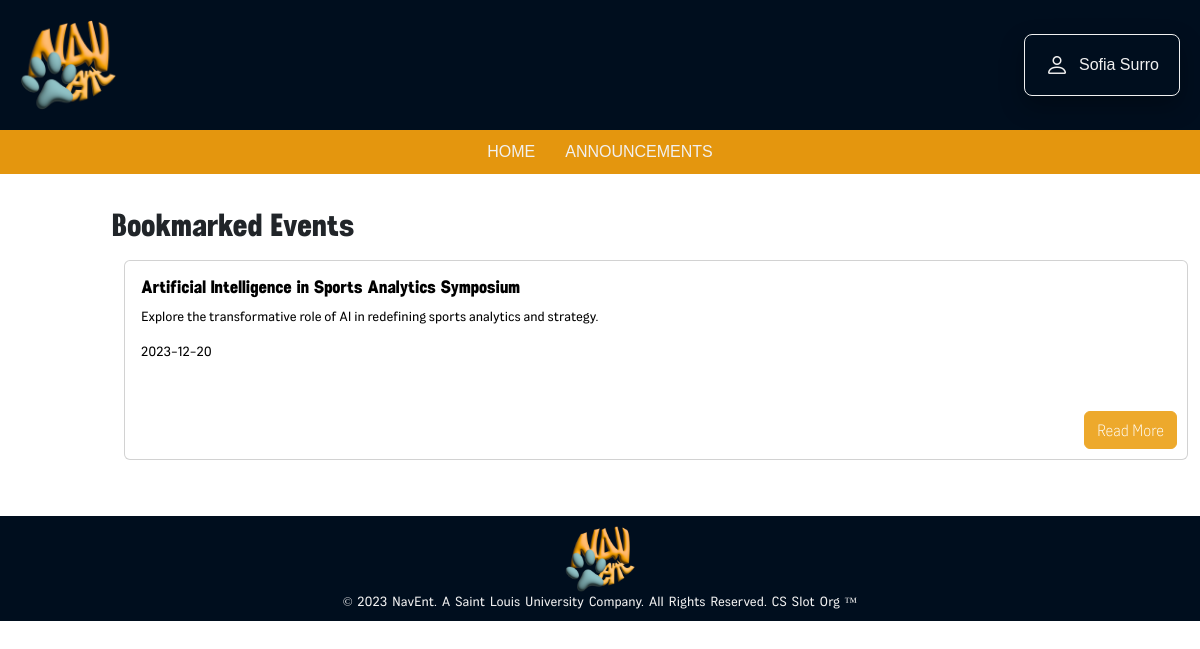
The page /client/bookmarked_events.php (signed in) on the database its author committed.
### tables this page shows
CREATE TABLE `events` (
  `Event_ID` int(11) NOT NULL,
  `Event_Name` varchar(255) NOT NULL,
  `Event_Tagline` varchar(255) NOT NULL,
  `Event_Description` text NOT NULL,
  `Event_StartDate` date NOT NULL,
  `Event_EndDate` date NOT NULL,
  `Event_Type` varchar(255) NOT NULL,
  `isOpen` tinyint(4) NOT NULL DEFAULT 0,
  `isPublic` tinyint(4) NOT NULL DEFAULT 0,
  `isLive` tinyint(4) DEFAULT NULL,
  `Participants` int(11) DEFAULT 0,
  `Event_Pic` blob DEFAULT NULL,
  `Event_PicFilePath` varchar(255) DEFAULT NULL,
  `Evaluation_Link` text DEFAULT NULL
);

### client/bookmarked_events.php (the view, shortened to what this page needs)
<?php
require "../php/dbconnection.php";
?>
<!DOCTYPE html>
<html lang="en">
<head>
    <link href="https://cdn.jsdelivr.net/npm/bootstrap@5.3.2/dist/css/bootstrap.min.css" rel="stylesheet">
    <link rel="stylesheet" href="https://cdn.jsdelivr.net/npm/bootstrap-icons@1.11.2/font/bootstrap-icons.min.css">
    <link rel="stylesheet" href="style/bookmarked_events.css">
</head>
<body>
    <header>
        <div class="d-flex align-items-center justify-content-between">
          <div class="logo">
              <img src="../res/imgs/navi-event-logo(3d).png" alt="Logo">
          </div>
          <div class="pf-dropdown">
            <button class="btn" type="button" data-bs-toggle="dropdown" aria-expanded="false">
              <div class="d-flex align-items-center">
                  <div class="profile-box">
                      <div class="pf">
                        <div class="profile-icon">
                          <i class="bi bi-person"></i>
                      </div>
                      <span class="username"><?php echo $_SESSION['username']; ?></span>
                      </div>
              </div>
            </button>
          </div>
        </div>
      </header>
    <nav>
        <div class="nav-links">
            <a href="../index.php">HOME</a>
            <a href="../client/announcement.php">ANNOUNCEMENTS</a>
        </div>
    </nav>
    <section id="packages" class="pt-3 pb-3 custom-left-padding">
      <h2 class="text-left my-3">Bookmarked Events</h2>
    <?php
    $bookmarkedUserID = $_SESSION['userId'];
    $st = $conn ->prepare("SELECT Event_ID FROM bookmarks WHERE User_ID=?");
    $st -> bind_param("i",$bookmarkedUserID);
    $st -> execute();
    $result = $st -> get_result();
    if($result -> num_rows != 0){
      $bookmarkedEvents = $result->fetch_all(MYSQLI_ASSOC);
    }
    $bookmarkedEventsCount = count($bookmarkedEvents);
     for($i = 0; $i < $bookmarkedEventsCount; $i++){
        $EventItself = array_shift($bookmarkedEvents[$i]);
        $st = $conn -> prepare("SELECT * FROM EVENTS WHERE Event_ID=?");
        $st -> bind_param('s',$EventItself);
        $st -> execute();
        $result = $st -> get_result();
        if($result -> num_rows != 0){
        $bmEvents = $result -> fetch_all(MYSQLI_ASSOC);
        $eventBook = array_shift($bmEvents);
    ?>
    <div id="latestEventsSlider" class="carousel slide" data-bs-ride="false">
        <div class="carousel-inner">
          <div class="carousel-item active">
            <div class="container">
                <div class="col-lg">
                  <div class="card latest-event w-100">
                    <div class="card-img-overlay">
                      <h5 class="card-title"><?php echo $eventBook['Event_Name']; ?></h5>
                      <p class="card-text"><?php echo $eventBook['Event_Description']; ?></p>
                      <p class="card-text"><small><?php echo $eventBook['Event_StartDate']; ?></small></p>
                      <form action="../client/event_details.php" method="POST">
                      <button type="submit" class="btn btn-primary" name="readMore">Read More</button>
                      </form>
                    </div>
                  </div>
                </div>
            </div>
        </div>
    </div>
  </div>
    <?php
      }
    }
    ?>
    </section>
    <footer>
        <div class="footer-bottom">
            <div class="logo">
                <img src="../res/imgs/navi-event-logo(3d).png" alt="Logo" class="footer-logo">
            </div>
            <p>© 2023 NavEnt. A Saint Louis University Company. All Rights Reserved. CS Slot Org ™</p>
        </div>
    </footer>
</body>
</html>

### client/style/bookmarked_events.css (style rules this page uses)
header { background-color: #000e1e; color: #F1F1F1; padding: 20px; }
.logo img { max-height: 90px; margin: 0; padding: 0; }
.pf { height: 40px; display: flex; cursor: pointer; padding: 10px; align-items: center; }
.profile-icon { color: #F1F1F1; max-height: 30px; font-size: 24px; margin-right: 10px; }
.pf-dropdown { display: inline-block; position: relative; }
.pf-dropdown .btn { border: 1px solid #F1F1F1; border-radius: 8px; padding: 10px; cursor: pointer; box-shadow: 0 10px 25px rgba(0, 0, 0, 0.3); transition: border-color 0.3s ease; }
.username { color: #F1F1F1; font-family: 'Curiosa ExtraLight', sans-serif; font-weight: 500; flex: 1; }
.profile-icon, .username { display: flex; align-items: center; }
nav { display: flex; justify-content: center; align-items: center; background-color: #E4960E; padding: 10px 20px; }
.nav-links { font-size: medium; display: flex; list-style: none; margin: 0; padding: 0; }
.nav-links a { color: #F1F1F1; text-decoration: none; margin: 0 15px; font-family: 'Curiosa ExtraBold', sans-serif; position: relative; display: flex; align-items: center; justify-content: center; }
.nav-links a::before { content: ''; position: absolute; bottom: 0; left: 0; width: 0; height: 2px; background-color: #71999B; transition: width 0.5s; }
h2, h5 { font-family: 'Demine', 'San Serif'; }
p { font-family: 'CAZentrum Regular', 'San Serif'; }
.custom-left-padding { padding-left: 112px; }
.latest-event, .upcoming-event { position: relative; width: 300px; height: 200px; margin-bottom: 20px; }
.latest-event .card-img-overlay, .upcoming-event .card-img-overlay { position: absolute; top: 0; left: 0; padding: 1rem; color: white; }
.latest-event .btn, .upcoming-event .btn { position: absolute; bottom: 10px; right: 10px; background-color: #EDA92C; border-color: #EDA92C; font-family: 'CAZentrum Condensed Light', 'San Serif'; }
.latest-event .card-title { color: black; font-size: large; }
.latest-event .card-text, .latest-event small { color: black; font-size: small; }
.carousel-inner .btn { background-color: #EDA92C; border-color: #EDA92C; font-family: 'CAZentrum Condensed Light', 'San Serif'; }
footer { position: relative; width: 100%; color: #F1F1F1; font-family: 'CAZentrum Condensed Light', sans-serif; font-size: 13px; text-align: center; word-spacing: 2px; margin-top: 20px; }
.footer-bottom { background: #000e1e; padding: 10px 0; display: flex; flex-direction: column; align-items: center; justify-content: center; }
.footer-logo { max-width: 70px; height: auto; margin-bottom: 20px; }
footer p { margin: 0; }

### rows shown on the page
events: Event_Name "Artificial Intelligence in Sports Analytics Symposium", Event_Description "Explore the transformative role of AI in redefining sports analytics and strategy.", Event_StartDate "2023-12-20"

### other values the page prints
$_SESSION['username'] "Sofia Surro"
